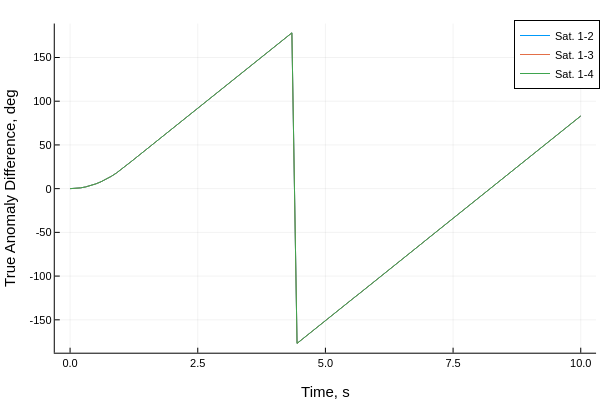

Write notebook code for a chart like this one.
### Code cell
plot(tsamp,broadcast.(rad2deg,Δθ_soln'),label=permutedims(mylabel))
plot!(xlabel="Time, s", ylabel = "True Anomaly Difference, deg")
